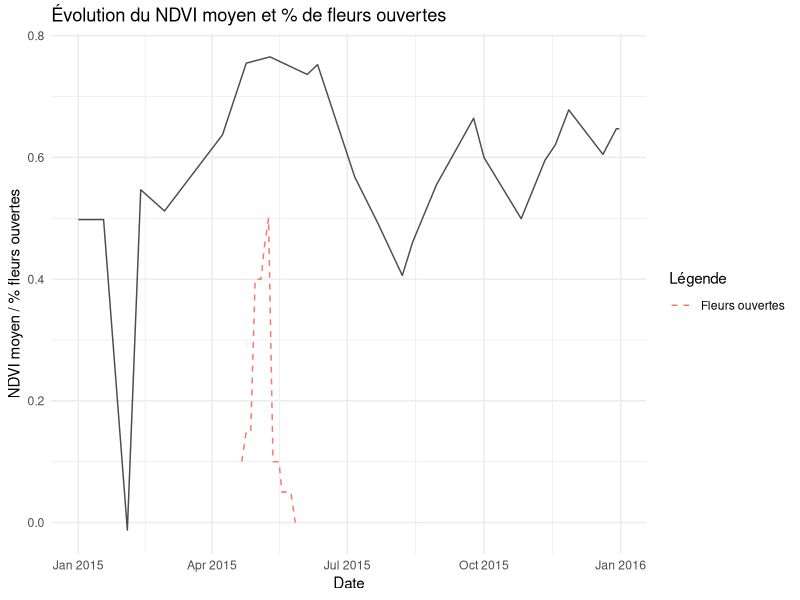
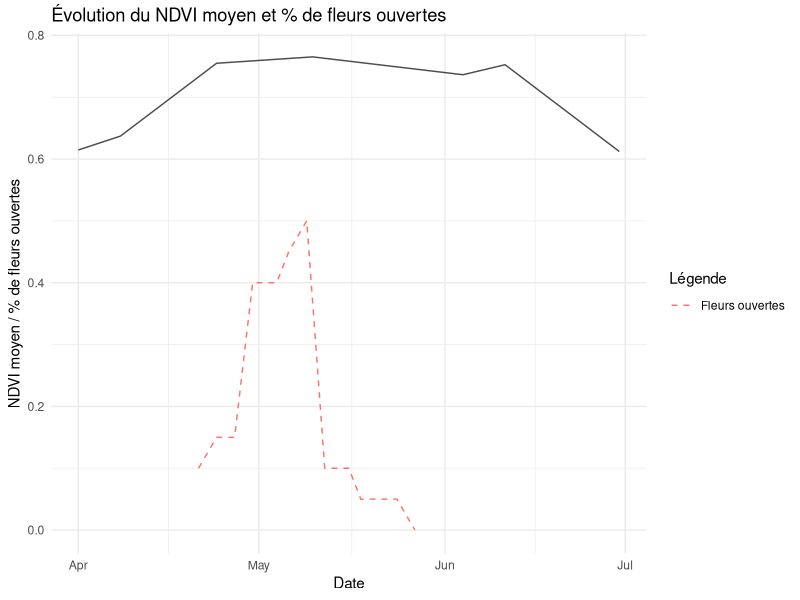
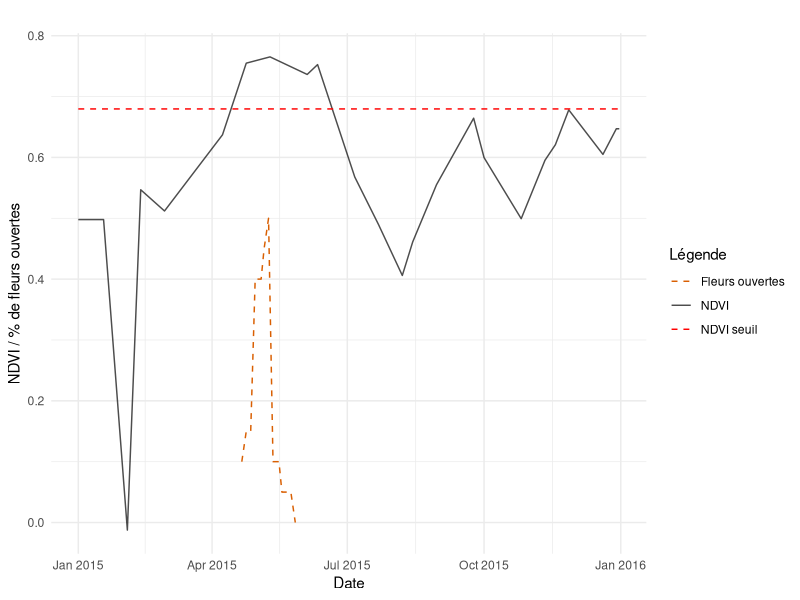
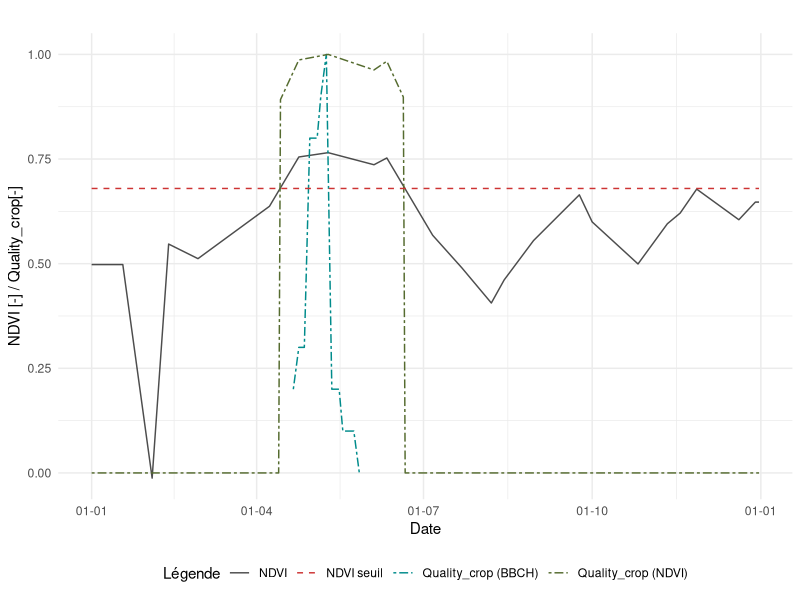

Recreate these plots in R, in order. (Note: this script raises an error after producing the figures.)
## ---- chunk 1
knitr::opts_chunk$set(echo = TRUE)
## ---- chunk 2
rm(list = ls())
library(tidyverse)
library(readxl)
library(dplyr)
library(tidyr)
library(stringr)
library(ggplot2)
library(purrr)
library(here)
## ---- chunk 3
QualityFlo_file <- here("run_scenarios/QualityFlo_treatment") #input
Graph_file <- here("Graphs/NDVI_to_QualityFlo") #output
QualityFlo_out_file <- here("run_scenarios/QualityFlo_treatment/Intermediate_results") #output
setwd(QualityFlo_file)
## ---- chunk 4
ndvi <- read.csv("NDVI_mean_per_LUday.csv")
str(ndvi)

#Date format
ndvi$date <- as.Date(ndvi$date)
#Factorisation of LandUse 
ndvi$LandUse <- as.factor(ndvi$LandUse)

## ---- chunk 5
bbch <- read.csv("OSR_BBCH_S15_01802_Nie2015.csv", skip=3)
bbch$Date <- as.Date(bbch$Date)

head(bbch)
## ---- chunk 6
ndvi_culture <- ndvi %>% filter(LandUse == "Culture")

ggplot(ndvi_culture, 
       aes(x = date,
           y = ndvi_mean_interp)) +
  geom_line(alpha = 0.7) +
  geom_line(
    data = bbch,
    aes(x = Date, y = X..of.flowers.open/100, color = "Fleurs ouvertes"),
    inherit.aes = FALSE,
    linetype = "dashed"
  ) +
  labs(
    title = "Évolution du NDVI moyen et % de fleurs ouvertes",
    x = "Date",
    y = "NDVI moyen / % fleurs ouvertes",
    color = "Légende"
  ) +
  theme_minimal()
## ---- chunk 7
ndvi_culture_zoom <- ndvi_culture  %>%
  filter(date >= as.Date("2015-04-01"),
         date <= as.Date("2015-06-30"))

ggplot(ndvi_culture_zoom, 
       aes(x = date,
           y = ndvi_mean_interp)) +
  geom_line(alpha = 0.7) +
  geom_line(
    data = bbch,
    aes(x = Date, y = X..of.flowers.open/100, color = "Fleurs ouvertes"),
    inherit.aes = FALSE,
    linetype = "dashed"
  ) +
  labs(
    title = "Évolution du NDVI moyen et % de fleurs ouvertes",
    x = "Date",
    y = "NDVI moyen / % de fleurs ouvertes",
    color = "Légende"
  ) +
  theme_minimal()
## ---- chunk 8
NDVI_min <- min(ndvi_culture$ndvi_mean_interp)
NDVI_max <- max(ndvi_culture$ndvi_mean_interp)
ampl <- NDVI_max - NDVI_min 

lambda <- 0.89

NDVI_thres <- NDVI_min + lambda*ampl
## ---- chunk 9
dates <- seq(from = ndvi_culture$date[1], 
                 to = ndvi_culture$date[nrow(ndvi_culture)],
                 by = "day")

NDVI_thres_vec <- rep(NDVI_thres, 
                      length(dates))

NDVI_thres_df <- data.frame(date = dates,
                            NDVI_thres = NDVI_thres_vec)
plot_ndvi_crop_obs_mod <- ggplot(ndvi_culture, 
       aes(x = date,
           y = ndvi_mean_interp,
           colour = "NDVI")) +
  geom_line(alpha = 0.7) +
  
  geom_line(
    data = bbch,
    aes(x = Date, y = X..of.flowers.open/100,
        colour = "Fleurs ouvertes"),
    inherit.aes = FALSE,
    linetype = "dashed"
  ) +
  
  geom_line(
    data = NDVI_thres_df,
    aes(x = date, y = NDVI_thres,
        colour = "NDVI seuil"),
    inherit.aes = FALSE,
    linetype = "dashed"
  ) +
  
  scale_color_manual(
    name = "Légende",
    values = c(
      "NDVI" = "black",
      "Fleurs ouvertes" = "#d95f02",
      "NDVI seuil" = "red"
    )
  ) +
  
  labs(
    title = "",
    x = "Date",
    y = "NDVI / % de fleurs ouvertes"
  ) +
  theme_minimal()

plot_ndvi_crop_obs_mod

## ---- chunk 10
id_above <- which(ndvi_culture$ndvi_mean_interp >= NDVI_thres)

#SOS = Start Of Season = 1rst date where NDVI >= NDVI_threshold
SOS_date <- ndvi_culture$date[id_above[1]]

#EOS = End of Season = last date where NDVI >= NDVI_threshold
EOS_date <- ndvi_culture$date[id_above[length(id_above)]]

#Peak = Date where NDVI is max
peak_id  <- which.max(ndvi_culture$ndvi_mean_interp)
Peak_date <- ndvi_culture$date[peak_id]
Peak_val  <- ndvi_culture$ndvi_mean_interp[peak_id]
## ---- chunk 11
quality_crop <- ifelse(
  ndvi_culture$date >= SOS_date & ndvi_culture$date <= EOS_date,
  # Calculate Quality_nat only btwn SOS and EOS, else 0
  (ndvi_culture$ndvi_mean_interp - NDVI_min) / (NDVI_max - NDVI_min),
  0
)

quality_crop_df <- data.frame(date = ndvi_culture$date,
                              quality_crop = quality_crop)

## ---- chunk 12

plot_crop <- ggplot(ndvi_culture, 
       aes(x = date,
           y = ndvi_mean_interp,
           colour = "NDVI")) +
  geom_line(alpha = 0.7) +
  geom_line(
    data = bbch,
    aes(x = Date, y = Proportional.resource.availability, color = "Quality_crop (BBCH)"),
    inherit.aes = FALSE,
    linetype = "twodash"
  ) +
  geom_line(
    data = quality_crop_df,
    aes(x = date, y = quality_crop, color = "Quality_crop (NDVI)"),
    inherit.aes = FALSE,
    linetype = "twodash"
  ) +
    
  geom_line(
    data = NDVI_thres_df,
    aes(x = date, y = NDVI_thres,
        colour = "NDVI seuil"),
    inherit.aes = FALSE,
    linetype = "dashed"
  ) +
   
  scale_color_manual(
    name = "Légende",
    values = c(
      "NDVI" = "black",
      "NDVI seuil" = "brown3",
      "Quality_crop (BBCH)" = "cyan4",
      "Quality_crop (NDVI)" = "darkolivegreen"

    )
  ) +
  scale_x_date(date_labels = "%d-%m") +
  labs(
    title = "",
    x = "Date",
    y = "NDVI [-] / Quality_crop[-]",
    color = "Légende"
  ) +
  theme_minimal() +
  theme(legend.position = "bottom")

plot_crop

ggsave(paste(Graph_file, "/ndvi_quality_crop.png", sep=""),
       plot_crop, width= 6 , height = 2.5)
## ---- chunk 13
#Get the slope value from 04-08 to 04-24 
ndvi_nat <- ndvi %>% filter(LandUse == "Bois")
ndvi_mixt <- ndvi %>% filter(LandUse == "Semi-naturelle mixte")


ggplot(ndvi_nat, 
       aes(x = date,
           y = ndvi_mean_interp,
           colour = "Milieu boisé")) +
  geom_line(alpha = 0.7) +
  geom_line(
    data = ndvi_mixt,
    aes(x = date, y = ndvi_mean_interp, color = "Milieu naturel mixte"),
    inherit.aes = FALSE,
    linetype = "dashed"
  ) +
  labs(
    title = "Évolution du NDVI moyen des milieux naturels (boisés et mixtes)",
    x = "Date",
    y = "NDVI moyen",
    color = "Légende"
  ) +
  scale_color_manual(
    name = "Légende",
    values = c(
      "Milieu boisé" = "black",
      "Milieu naturel mixte" = "#d95f02"
    )) +
  theme_minimal()


## ---- chunk 14
compute_quality_flo <- function(ndvi_data,
                                 lambda = 0.89,
                                 ndvi_col = "ndvi_mean_interp",
                                 date_col = "date",
                                 min_length = 3) {
  
  # Extract ndvi and date values 
  ndvi_vals <- ndvi_data[[ndvi_col]]
  dates     <- ndvi_data[[date_col]]
  
  # Get NDVI min, max, amplitude
  NDVI_min <- min(ndvi_vals, na.rm = TRUE)
  NDVI_max <- max(ndvi_vals, na.rm = TRUE)
  ampl     <- NDVI_max - NDVI_min
  
  if (ampl == 0) {
    stop("Amplitude NDVI = 0 (NDVI constant).")
  }
  
  # Function if lambda is a single value
  one_lambda <- function(lam) {
    NDVI_thres <- NDVI_min + lam * ampl
    
    # mask TRUE/FALSE where NDVI >= NDVI threshold (ignores NA)
    above <- ndvi_vals >= NDVI_thres & !is.na(ndvi_vals)
    
    # RLE (Run Length Encoding) to find the MULTIPLE consecutive sequences where NDVI > NDVI_thres
    r <- rle(above)
    ends   <- cumsum(r$lengths)
    starts <- ends - r$lengths + 1
    
    # Indices where sequences : above == TRUE
    idx_true <- which(r$values)
    
    season_id <- rep(NA_integer_, length(ndvi_vals))
    SOS_vec   <- c()
    EOS_vec   <- c()
    
    season_counter <- 0L
    for (k in idx_true) {
      s <- starts[k]
      e <- ends[k]
      # Filter sequences too short
      if (r$lengths[k] < min_length) next
      
      season_counter <- season_counter + 1L
      season_id[s:e] <- season_counter
      SOS_vec <- c(SOS_vec, dates[s])
      EOS_vec <- c(EOS_vec, dates[e])
    }
    
    # Peak date
    peak_id   <- which.max(ndvi_vals)
    Peak_date <- dates[peak_id]
    Peak_val  <- ndvi_vals[peak_id]
    
    # quality_flo only inside the sequences where NDVI > NDVI_thres
    quality_flo <- ifelse(
      !is.na(season_id),
      (ndvi_vals - NDVI_min) / (NDVI_max - NDVI_min),
      0
    )
    
    # Returning Data.frame for this lambda value
    quality_flo_df <- data.frame(
      date         = dates,
      lambda       = lam,
      quality_flo = quality_flo
    )
    
    # Returning phenological data
    list(
      lambda    = lam,
      NDVI_min  = NDVI_min,
      NDVI_max  = NDVI_max,
      ampl      = ampl,
      NDVI_thres = NDVI_thres,
      SOS_date  = SOS_date,
      EOS_date  = EOS_date,
      Peak_date = Peak_date,
      Peak_val  = Peak_val,
      quality_flo_df = quality_flo_df
    )
  }
  
  # If a single lambda -> a simple list
  if (length(lambda) == 1) {
    one_lambda(lambda)
  } else {
    # If multiple lambdas -> a named list by lambda
    res <- lapply(lambda, one_lambda)
    names(res) <- paste0("lambda_", lambda)
    res
  }
}
## ---- chunk 15
quality_nat_df <- compute_quality_flo(ndvi_nat,
                                   lambda = 0.89) 
str(quality_nat_df)
quality_nat <- quality_nat_df$quality_flo_df
NDVI_thres_nat <- quality_nat_df$NDVI_thres
## ---- chunk 16
NDVI_thres_nat_vec <- rep(NDVI_thres_nat,
                          length(quality_nat$date))

NDVI_thres_nat_df <- data.frame(date = quality_nat$date,
                                  NDVI_thres_nat = NDVI_thres_nat_vec)

plot_nat <- ggplot(ndvi_nat, 
       aes(x = date,
           y = ndvi_mean_interp,
           colour = "NDVI")) +
  geom_line(alpha = 0.7) +
  geom_line(
    data = quality_nat,
    aes(x = date, y = quality_flo, color = "Quality_nat (NDVI)"),
    inherit.aes = FALSE,
    linetype = "twodash"
  ) +
  geom_line(
    data = NDVI_thres_nat_df,
    aes(x = date, y = NDVI_thres_nat, color = "NDVI seuil"),
    inherit.aes = FALSE,
    linetype = "dashed"
  ) +
  scale_color_manual(
    name = "Légende",
    values = c(
      "NDVI" = "black",
      "NDVI seuil" = "brown3",
      "Quality_nat (NDVI)" = "darkolivegreen"

    )
  ) +
 scale_x_date(date_labels = "%d-%m") +
  labs(
    title = "",
    x = "Date",
    y = "NDVI [-] / Quality_nat[-]",
    color = "Légende"
  ) +
  theme_minimal() +
  theme(legend.position = "bottom")

plot_nat

ggsave(paste(Graph_file, "/ndvi_quality_nat.png", sep=""),
       plot_nat, width= 6 , height = 2.5)

## ---- chunk 17
quality_flo <- quality_crop_df %>% 
  left_join(quality_nat, by = "date")
colnames(quality_flo)[4] <- "quality_nat"

#write.csv(quality_flo,
#          "QualityFlo_baseline.csv")

quality_flo
## ---- chunk 18
prop_forag_crop <- c()
alpha <- 0.73

for (i in 1:nrow(quality_flo)){
  if (quality_flo$quality_crop[i] + quality_flo$quality_nat[i] == 0){
    prop_forag_crop[i] <- 0
  } else {
    prop_forag_crop[i] <- alpha * quality_flo$quality_crop[i] /
      (quality_flo$quality_crop[i] + quality_flo$quality_nat[i])
  }
}

quality_flo$prop_forag_crop <- prop_forag_crop
## ---- chunk 19
plot_prop_forag_crop <- ggplot(quality_flo, 
       aes(x = date))+
  geom_line(aes(y = quality_crop, colour = "Quality_crop"),
            linetype = "twodash")+
  geom_line(aes(y = quality_nat, colour = "Quality_nat"),
            linetype = "twodash")+
  geom_line(aes(y = prop_forag_crop, colour = "Prop_foraging_crop"))+
  labs(
    title = "",
    x = "Date",
    y = "Quality_crop/nat [-] / Prop_foraging_crop [-]",
    color = "Légende"
  ) +
  scale_x_date(date_labels = "%d-%m") +
  scale_color_manual(
    name = "Légende",
    values = c(
      "Prop_foraging_crop" = "brown3",
      "Quality_crop" = "cyan4" ,
      "Quality_nat" = "darkolivegreen"
    )
  ) +
  theme_minimal() +
  theme(legend.position = "bottom",
         axis.title = element_text(size = 7),
         legend.title = element_text(size = 7),
         legend.text = element_text(size = 7)
        )

plot_prop_forag_crop

ggsave(paste(Graph_file, "/prop_forag_crop.png", sep=""),
       plot_prop_forag_crop, 
       width= 6 , height = 2.5)
## ---- chunk 20
write.csv(quality_flo,
          paste(QualityFlo_out_file,
                "/baseline_QF.csv",
                sep=""))
